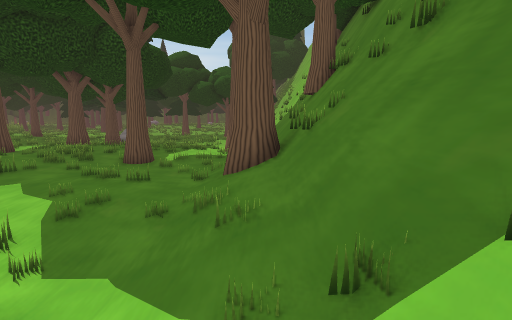
View 1 (above)

24 first-person views from a walk through a Unity game level. The camera is 1.3 m above the floor, tilts 8° down and sees 80° across. The floor is counted in squares, 1 m on a side. Each view is taken from the middle of a square. On the plan, view 1 faces up. The plan holds only what a view shows up to about 14 squares ahead; the rest is blank. The place goes on beyond the plan. The player is left out. Door leaves are left out, so doorways stand open.

View 2
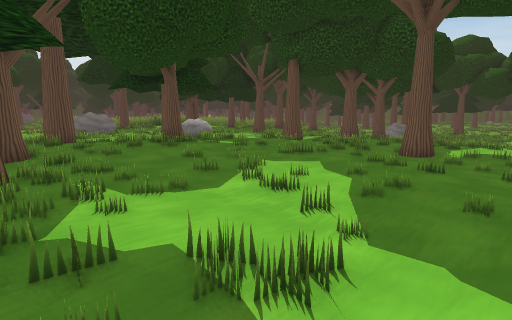

View 3
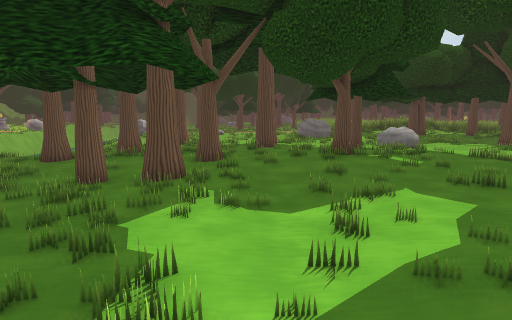

View 4
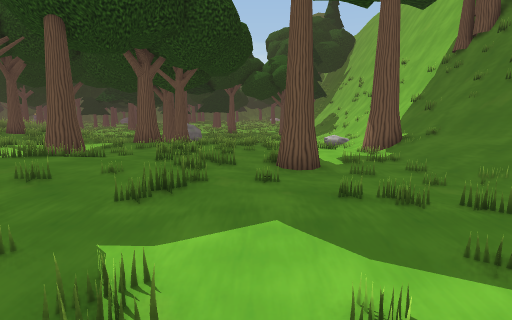

View 5
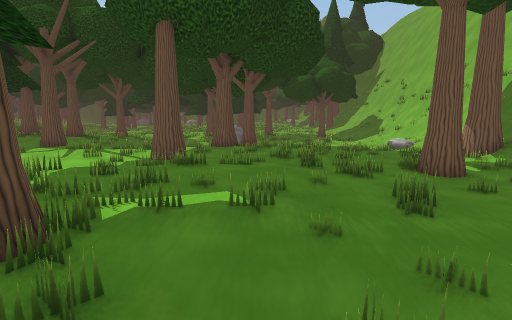

View 6
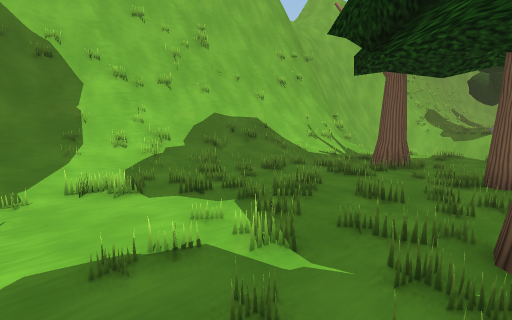

View 7
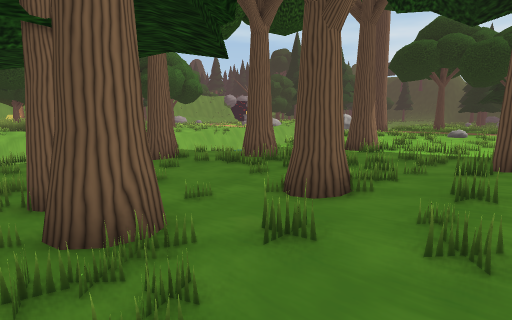

View 8
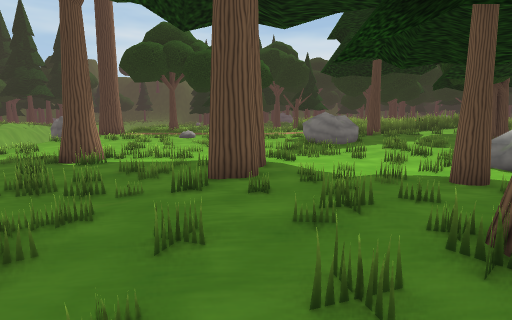

View 9
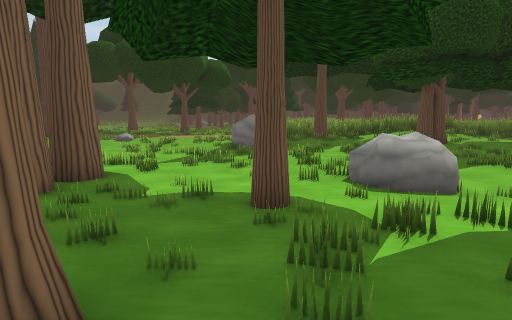

View 10
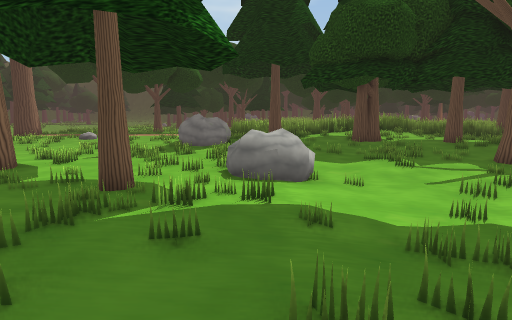

View 11
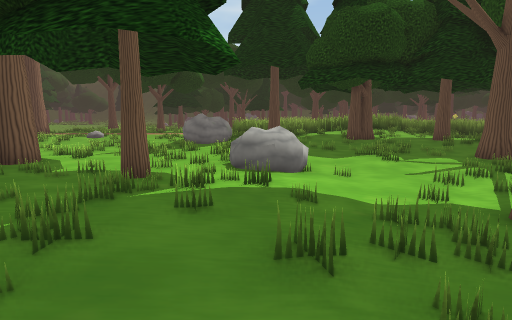

View 12
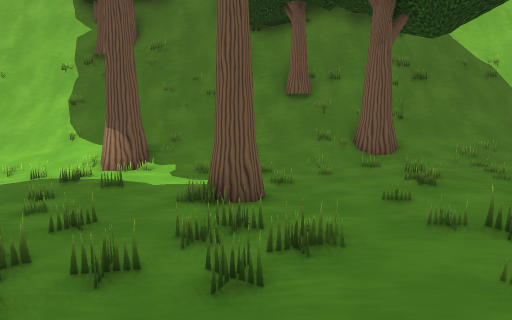

View 13
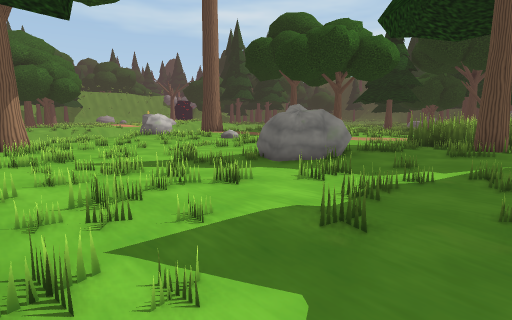

View 14
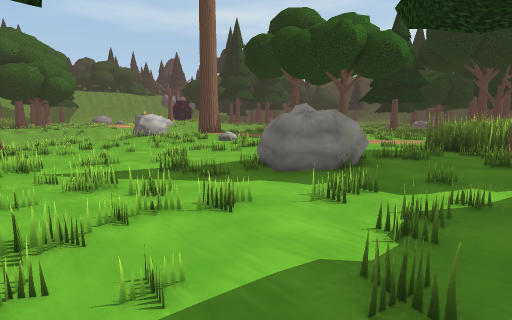

View 15
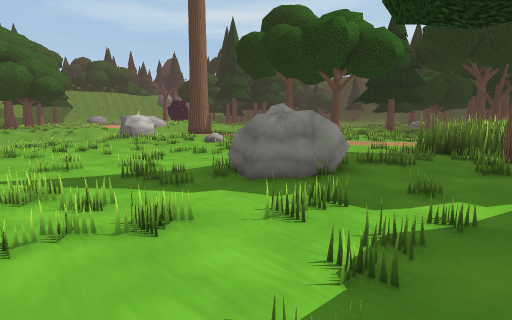

View 16
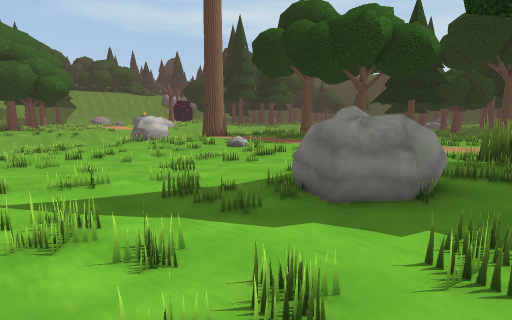

View 17
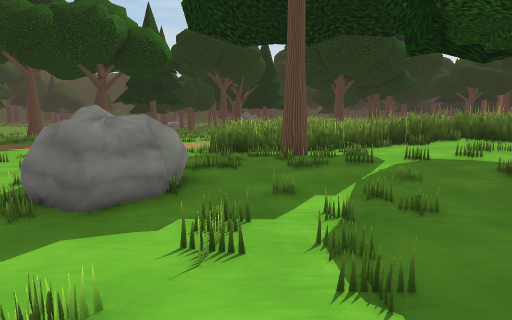

View 18
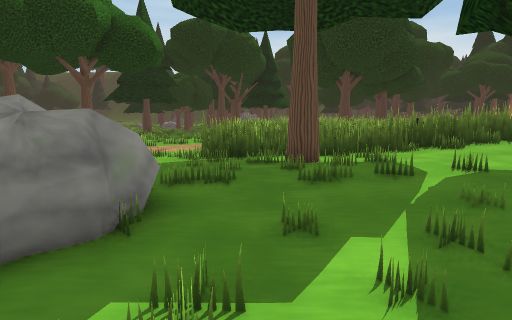

View 19
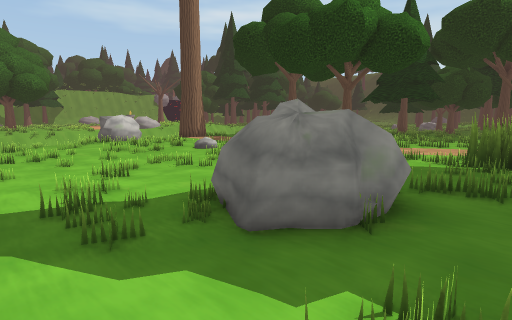

View 20
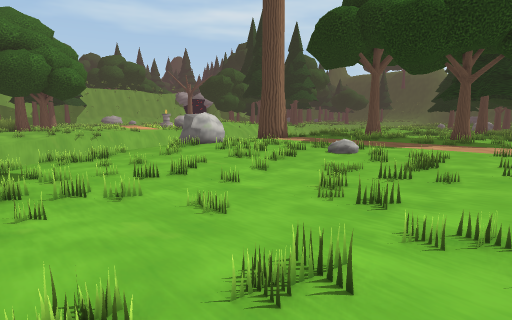

View 21
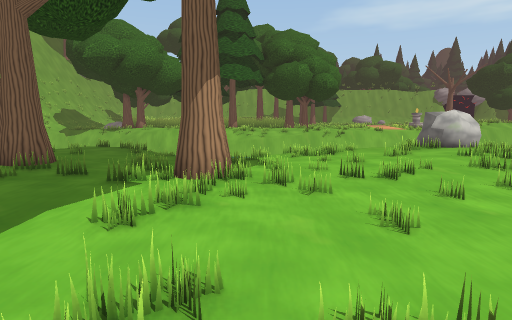

View 22
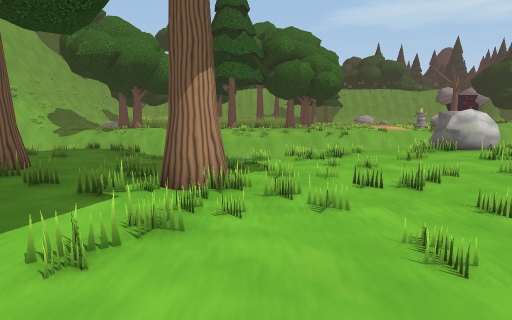

View 23
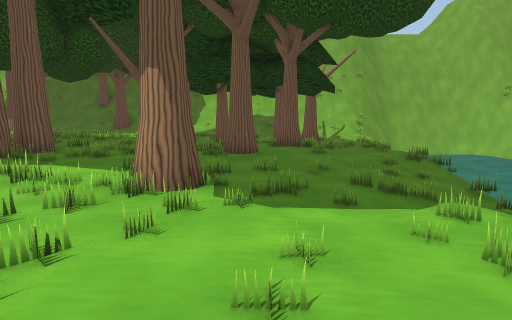

View 24
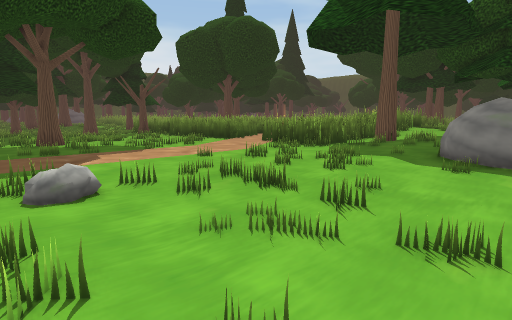

### Floor plan
Key: @ floor where view 1 was taken; # wall or solid block; x gap in a wall; . main floor; : floor 0.25 m higher than the main floor; - floor 0.25 m lower than the main floor; + floor 0.5 m higher than the main floor; _ floor 0.5 m lower than the main floor; < floor 0.75 m lower than the main floor; / step, stairs or slope; = window, fence, low wall or low ledge; v drop or lower ground; T thing the floor can be seen under or through; O other object.
Columns run from 43 left of view 1 to 4 right of it. Each row starts with its distance up from view 1.
 18           #+=#  O  #------= = ---- == =---/O=#
 17           #::# :O ..-=...-#-- ---=--=-----#O##
 16           #:::::#...-....--=-OO---=-------####
 15           #:::#::...=....-----O--.===--=--//##
 14           ###:#:....=..-------==-..==----=//=#
 13            ####:.....=..----.-==..===-#-==//##
 12            ####=....==.=OOO....=..===-OO--//##
 11           ##......==....OOO.=..==...=-----//##
 10        #####..#=.=====.==O .##:::.....----/=##
  9        ####....OOO.....==#...#:=:..==..---/=##
  8      ..........OOO.===.==..O.:=::=......=-OO##
  7      ..........OO#-=-=.....#.::O........../O##
  6      =....==.....--=-#.......:O#..=-=-....//##
  5      =...==.....--==--.#.....##=..=-=---.-//##
  4     ==.......-------=-###OO#.::.=...=--=--//=#
  3    .........==-=-=--=-# O####.#.=..-------//=##
  2   .==......-==-=#-----.x........==.-=---==///=##
  1  OO==......===--=-----##.#..#.OO--#TT=-=--//=###
  0 ==...=.....-=-------=-=-...##..--#OTT=-=--/@=###
 -1   ........=-.--=----=====..=#=.-----T#=--=/=####
 -2            .=-==--=-#=OO#=-===---#OTT#=---=#####
 -3            .====----==##=--OO=-#  TT=##-==#=##
 -4             ===-------=-==-OO=----T =##=#=#=##
 -5              ==-=-----=___----O--#TTT=   # ###
 -6             .=--=----__=__----O--  TT T ==#=#
 -7             .O==--=-_=_=___---=-    _TTO=#
 -8             OOO---==___<____---     _ TO==
 -9               O   #===///<__---     __ O=
-10                     =  v=//=_-      ___
-11                            v #   ==  ==

Where each view was taken, in squares from view 1:
view 1: 0 up, 0 right, facing up
view 2: 0 up, 1 left, facing up-left
view 3: 3 up, 0 right, facing left
view 4: 4 up, 6 left, facing up
view 5: 4 up, 10 left, facing up
view 6: 4 up, 9 left, facing down-right
view 7: 4 up, 8 left, facing down-left
view 8: 4 up, 10 left, facing left
view 9: 8 up, 11 left, facing left
view 10: 11 up, 10 left, facing left
view 11: 11 up, 9 left, facing left
view 12: 12 up, 11 left, facing right
view 13: 14 up, 19 left, facing down-left
view 14: 13 up, 20 left, facing down-left
view 15: 13 up, 21 left, facing down-left
view 16: 11 up, 21 left, facing down-left
view 17: 11 up, 21 left, facing left
view 18: 11 up, 23 left, facing left
view 19: 11 up, 23 left, facing down-left
view 20: 5 up, 21 left, facing down-left
view 21: 5 up, 22 left, facing down
view 22: 4 up, 22 left, facing down
view 23: 4 down, 27 left, facing right
view 24: 2 down, 26 left, facing up-left
